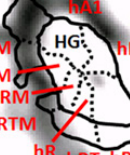
#> input picture flatmap_measurements/Barton_etal_2012/figures/fig02_S4_L/source.tif, 130 x 155 px, found by its file name
$ python prepare_candidates.py
#> lines starting #> are read from the running program, lines starting #| are printed output that depends on the picture; after the words box and inside, x2 and y2 are one past the last pixel; in counts of white or black regions, pixels touching at a corner belong together
from pathlib import Path
from collections import deque
import json,subprocess
import numpy as np
from PIL import Image,ImageDraw,ImageFilter
ROOT=Path(__file__).resolve().parents[3];OUT=Path(__file__).resolve().parents[1]; C=OUT/'candidates';C.mkdir(exist_ok=True)
def flood(a,seed):
 h,w=a.shape;out=np.zeros_like(a);x,y=seed
 if not a[y,x]:return out
 q=deque([(x,y)]);out[y,x]=1
 while q:
  x,y=q.popleft()
  for xx,yy in ((x-1,y),(x+1,y),(x,y-1),(x,y+1)):
   if 0<=xx<w and 0<=yy<h and a[yy,xx] and not out[yy,xx]:out[yy,xx]=1;q.append((xx,yy))
 return out
def largest(a):
 work=a.copy();best=np.zeros_like(a)
 while work.any():
  y,x=np.argwhere(work)[0];comp=flood(work,(x,y));work[comp]=0
  if comp.sum()>best.sum():best=comp
 return best

def candidate(paper,mid,ink_threshold=150,inset=2):
#> called with paper = 'Beck_etal_1996', mid = 'fig10A', ink_threshold = 150, inset = 2
 folder=ROOT/'flatmap_measurements'/paper/'figures'/mid;im=Image.open(folder/'source.tif').convert('RGB');a=np.asarray(im.convert('L'))<ink_threshold
#> in candidate, im is the input picture: PIL image 130x155 RGB; mean R, G, B 174.1, 155, 156
#> after `a = np.asarray(im.convert('L')) < ink_threshold`:
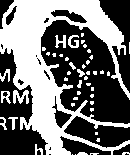
#> a: shape (155, 130) bool; 44.2% white; 47 white regions (34 under 20 px), largest, box (x1, y1, x2, y2) and area: (0, 0, 130, 155) 7793, (13, 90, 29, 104) 138, (68, 35, 79, 48) 83
 comp=largest(a);pad=np.pad(comp,1);outside=flood(~pad,(0,0))[1:-1,1:-1];mask=Image.fromarray((~outside).astype('uint8')*255)
#> the loop in largest, `while work.any():` made 47 passes
#> pass 1, in largest, `comp = flood(work, (x, y))`:
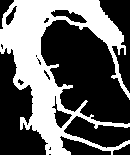
#> comp: shape (155, 130) bool; 38.7% white; 1 white region, box (x1, y1, x2, y2) and area: (0, 0, 130, 155) 7793
#> pass 2, in largest, `comp = flood(work, (x, y))`:
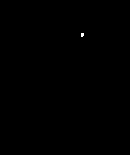
#> comp: shape (155, 130) bool; 0.05% white in thin lines or dots, all inside (x1, y1, x2, y2) = (81, 33, 84, 37)
#> pass 3, in largest, `comp = flood(work, (x, y))`:
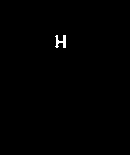
#> comp: shape (155, 130) bool; 0.4% white; 1 white region, box (x1, y1, x2, y2) and area: (55, 35, 66, 48) 80
#> after the loop in largest, `while work.any():`: work: shape (155, 130) bool; every value is 0
#> after `pad = np.pad(comp, 1)`:
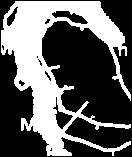
#> pad: shape (157, 132) bool; 37.6% white; 1 white region, box (x1, y1, x2, y2) and area: (1, 1, 131, 156) 7793
#> after `outside = flood(~pad, (0, 0))[1:-1, 1:-1]`:
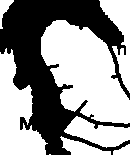
#> outside: shape (155, 130) bool; 58.4% white; 1 black region, box (x1, y1, x2, y2) and area: (0, 0, 130, 155) 8384
 if inset:mask=mask.filter(ImageFilter.MinFilter(2*inset+1))
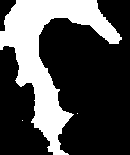
#> mask: PIL image 130x155 L; 30.1% white; 3 white regions (2 under 20 px), largest, box (x1, y1, x2, y2) and area: (0, 0, 122, 155) 6056
 name=paper+'__'+mid;mask.save(C/(name+'.tif'))
 subprocess.run(['/Library/Java/JavaVirtualMachines/temurin-17.jdk/Contents/Home/bin/java','-Djava.awt.headless=true','--class-path','/Applications/Fiji.app/jars/ij-1.54p.jar',str(OUT/'scripts/MaskOutline.java'),str(C/(name+'.tif')),str(C/(name+'.json'))],check=True,stdout=subprocess.DEVNULL)
#> (this line was passed over: subprocess is not available in this run)
#> (the run stopped early here; a loop or call above may not have finished)
